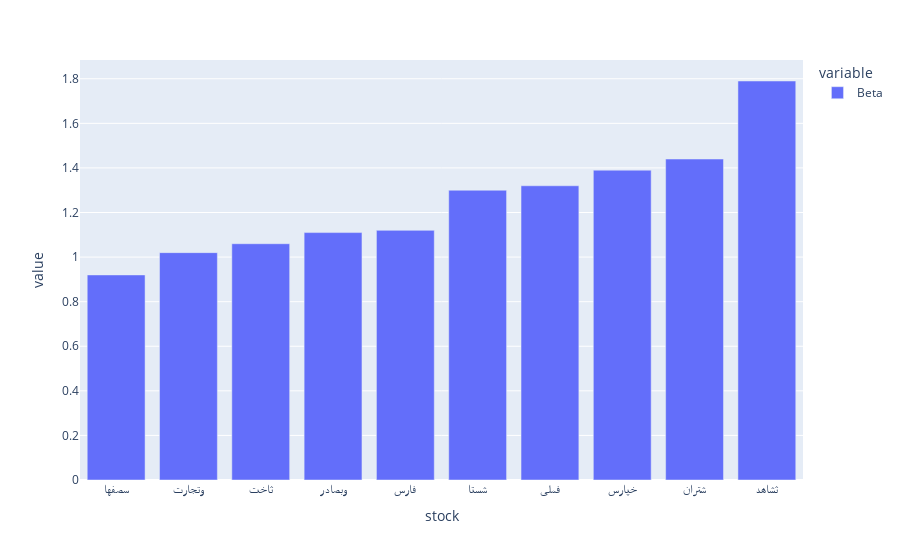

Notebook cell for this chart:
### Code cell
px.bar(results.sort_values('Beta'), y=["Beta"])

### Figure 1 — Plotly figure (JSON) as saved in the notebook; plotly's stock layout.template omitted (floating-point values rounded to 4 significant figures)
{"data": [{"alignmentgroup": "True", "hovertemplate": "variable=Beta<br>stock=%{x}<br>value=%{y}<extra></extra>", "legendgroup": "Beta", "marker": {"color": "#636efa", "pattern": {"shape": ""}}, "name": "Beta", "offsetgroup": "Beta", "orientation": "v", "showlegend": true, "textposition": "auto", "type": "bar", "x": ["سصفها", "وتجارت", "ثاخت", "وبصادر", "فارس", "شستا", "فملی", "خپارس", "شتران", "ثشاهد"], "xaxis": "x", "y": [0.92, 1.02, 1.06, 1.11, 1.12, 1.3, 1.32, 1.39, 1.44, 1.79], "yaxis": "y"}], "layout": {"barmode": "relative", "legend": {"title": {"text": "variable"}, "tracegroupgap": 0}, "margin": {"t": 60}, "xaxis": {"anchor": "y", "domain": [0, 1], "title": {"text": "stock"}}, "yaxis": {"anchor": "x", "domain": [0, 1], "title": {"text": "value"}}}}
